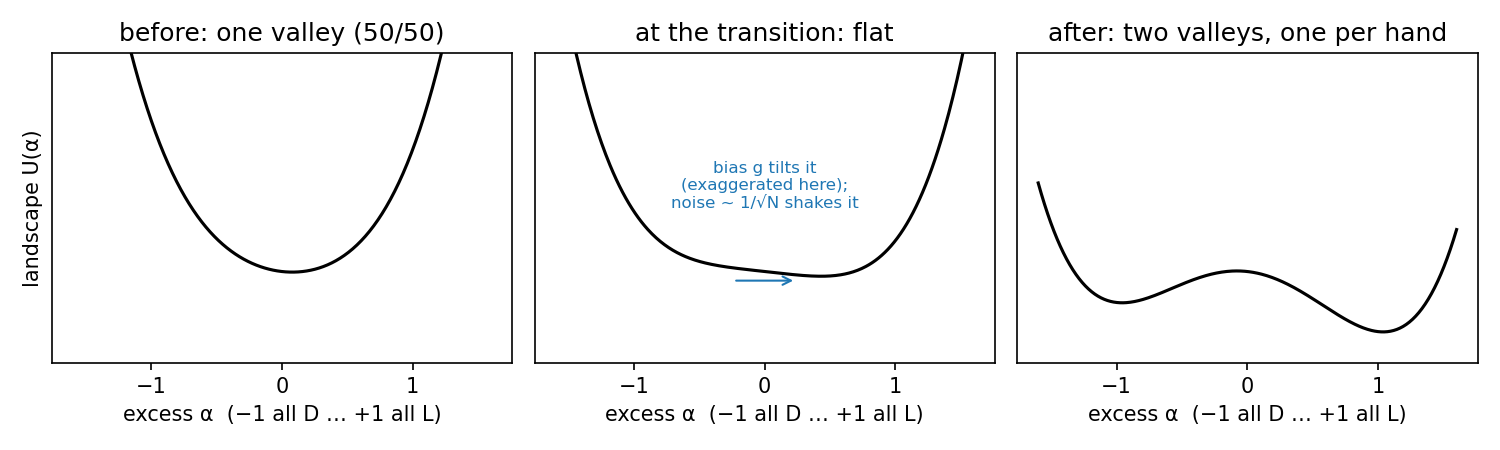

Recreate this plot in Python.
"""Sketch for the Methods section: the landscape the chiral excess alpha moves in, U = -lam*a^2/2 + a^4/4 - g*a.
Before the transition (lam < 0) there is one valley at 50/50; after it (lam > 0) two valleys, one per hand.
The weak-force bias g tilts the landscape very slightly; noise (~1/sqrt(N)) kicks the ball around.
"""
import numpy as np
import matplotlib
matplotlib.use("Agg")
import matplotlib.pyplot as plt

a = np.linspace(-1.6, 1.6, 400)
fig, axs = plt.subplots(1, 3, figsize=(10, 3), sharey=True)
for ax, lam, title in zip(axs, (-1, 0, 1), ("before: one valley (50/50)", "at the transition: flat", "after: two valleys, one per hand")):
    ax.plot(a, -lam * a**2 / 2 + a**4 / 4 - 0.08 * a, "k")
    ax.set(title=title, xlabel="excess α  (−1 all D … +1 all L)", ylim=(-0.5, 1.2), yticks=[])
    ax.annotate("", xy=(0.25, -0.05 if lam >= 0 else 0.25), xytext=(-0.25, -0.05 if lam >= 0 else 0.25),
                arrowprops=dict(arrowstyle="->", color="tab:blue")) if lam == 0 else None
axs[0].set_ylabel("landscape U(α)")
axs[1].text(0, 0.35, "bias g tilts it\n(exaggerated here);\nnoise ~ 1/√N shakes it", ha="center", fontsize=8, color="tab:blue")
fig.tight_layout()
fig.savefig("sketch.png", dpi=150)
print("wrote sketch.png")
